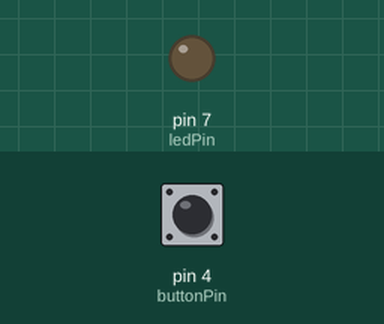
A sketch run on a simulated Arduino Uno, built with avr-gcc and run on an emulated ATmega328P. On the bench: output pins drawn as LEDs (lit = HIGH). Dashed ring = blinking. The test bench sets the inputs (shaded band); at power-on: pin 4 (buttonPin) HIGH.

Above: at 1.2 s.
1.3 s: pin 4 (buttonPin) pulled LOW for 3.2 s
At 1.7 s:
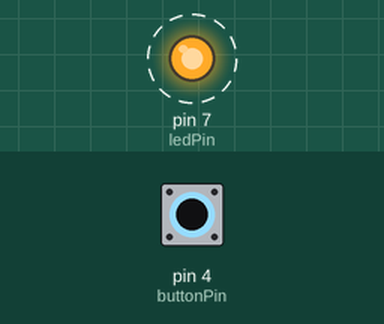
Timing chart, 0 to 6.3 s (numbered marks = the images above; inputs shaded):
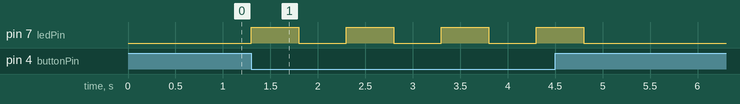

Measured:
- after the input at 1.3 s, pin 7 (ledPin): alternates HIGH for 0.50 s and LOW for 0.50 s, 8 changes in all, then stays LOW, starting at once

The sketch:

Answer_2.ino
```cpp
int ledPin = 7;
int buttonPin = 4;
int buttonState = 1;
void setup() {
pinMode (ledPin, OUTPUT);
pinMode(buttonPin, INPUT_PULLUP);
}


void loop() {

  int buttonState = digitalRead(buttonPin);

  if(buttonState == 0) {

  digitalWrite (ledPin, HIGH);
  delay(500);
  digitalWrite (ledPin, LOW);
  delay(500);
  }

}
```
